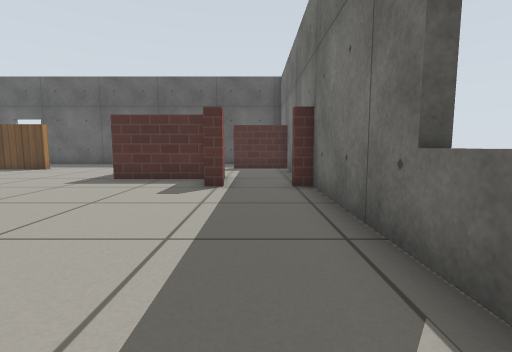
[1] (above)

18 first-person views from a walk through a world built for the Gazebo simulator. The camera is 0.51 m above the floor, tilts 6° down and sees 85° across. The floor is counted in squares, 0.5 m on a side. Each view is taken from the middle of a square. On the plan, view 1 faces up. The plan holds only what a view shows up to about 11 squares ahead; the rest is blank. Simple patterns stand in for the simulator's built-in surfaces.

[2]
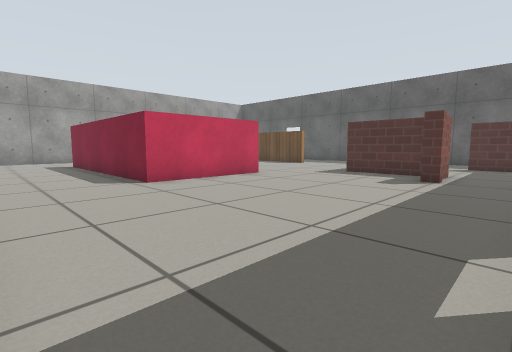

[3]
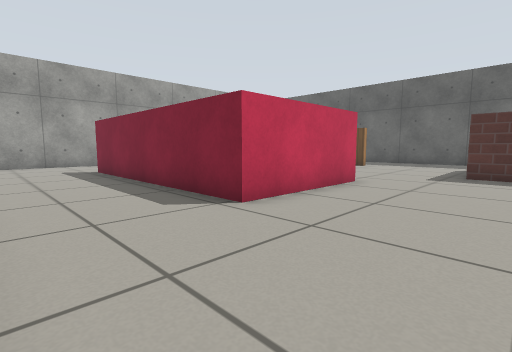

[4]
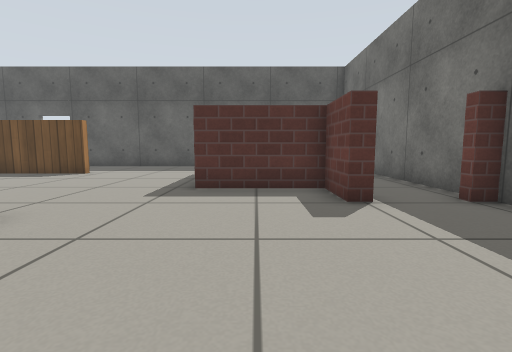

[5]
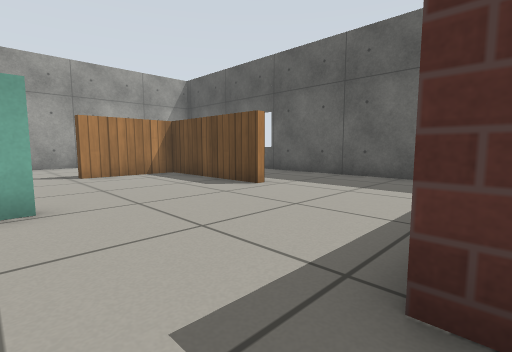

[6]
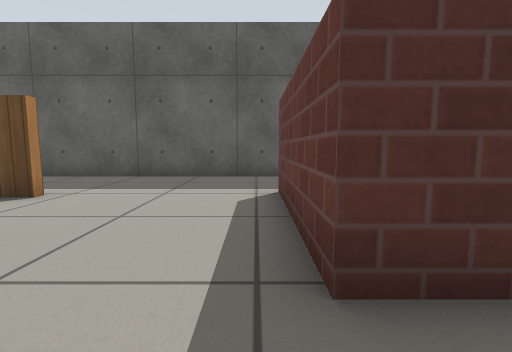

[7]
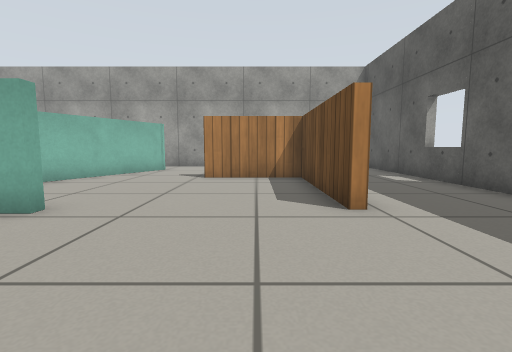

[8]
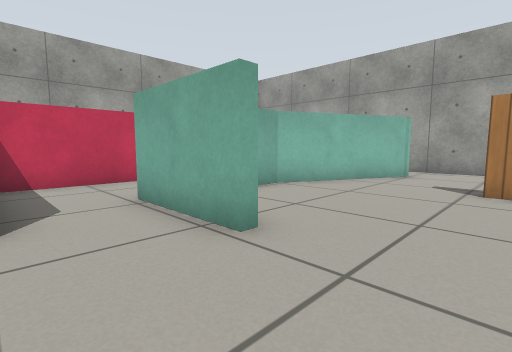

[9]
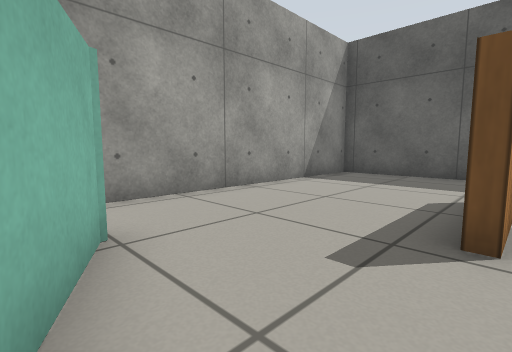

[10]
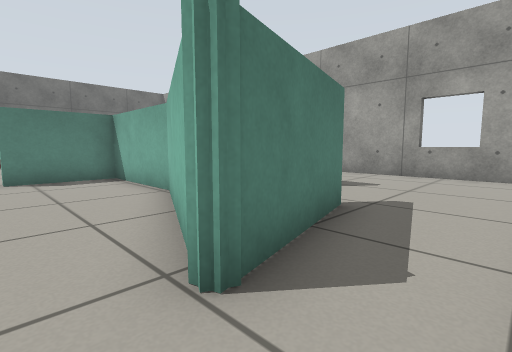

[11]
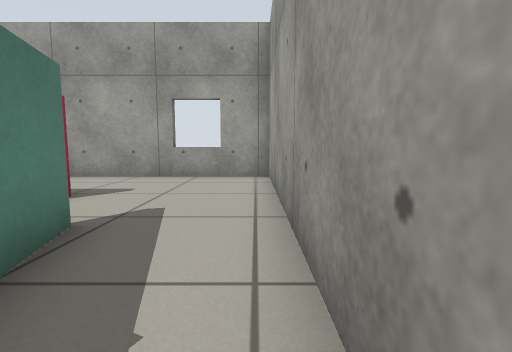

[12]
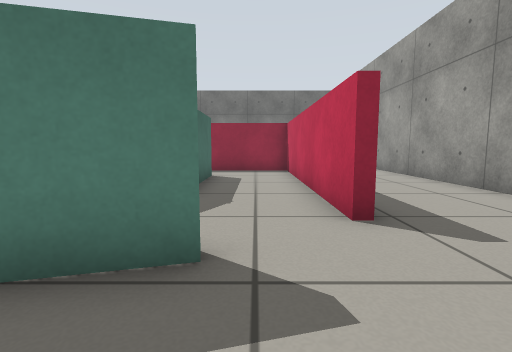

[13]
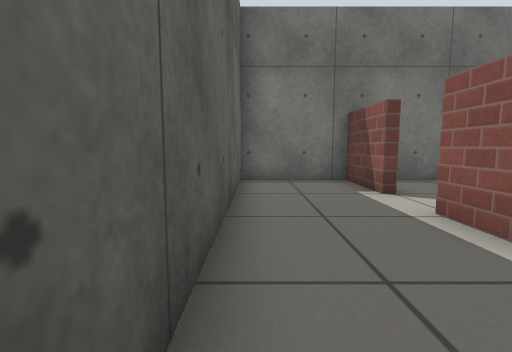

[14]
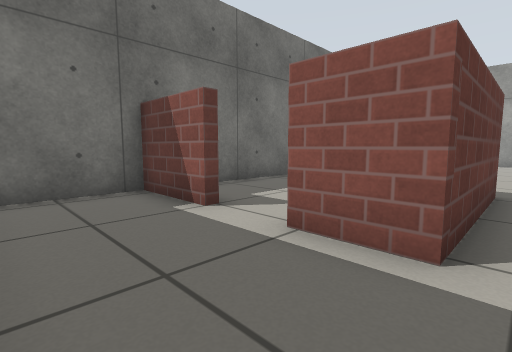

[15]
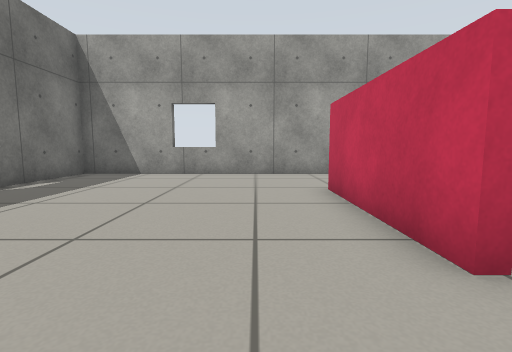

[16]
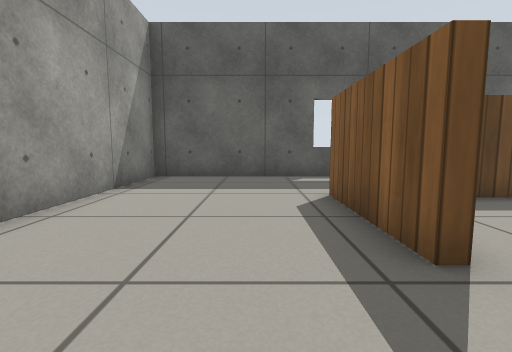

[17]
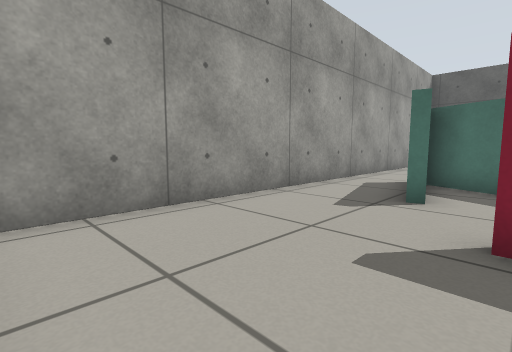

[18]
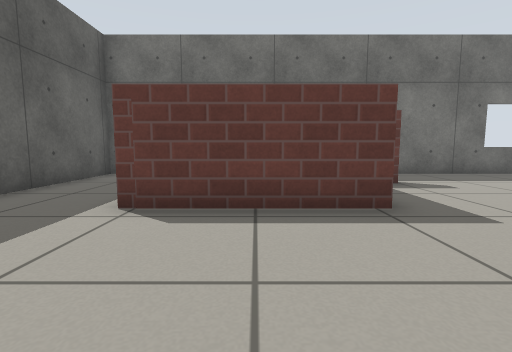

### Floor plan
Ten units are one square. View 1 is at (0, 0); x grows to the right and y downward. Boxes are objects, and circles mark ways between rooms. Rooms are numbered by the first view taken in them; rooms with no view inside come last. Other rooms are left out.
<svg viewBox="-200 -169 219 199">
<path fill="none" stroke="#000" d="M-92 -76 -92 -46 -115 -46M-71 -59 -67 -59 -67 -14 -152 -14 -152 -17 -72 -17M-145 -92 -145 -129M-94 -125 -142 -125 -142 -92M-154 -57 -170 -65M-166 -34 -176 -70M-176 -66 -174 -70 -130 -49 -95 -49 -95 -76M-8 -71 -13 -71 -13 -88 -45 -88 -45 -133 -27 -133M-10 -91 -10 -81M-10 -129 -10 -133 14 -133 14 -164 -194 -164 -194 20M-195 25 14 25 14 -71 9 -71M14 -79 14 -125"/>
<circle cx="-20" cy="-130" r="3" fill="#2a7"/>
<circle cx="0" cy="-85" r="3" fill="#2a7"/>
<text x="-100" y="-70">1</text>
<text x="-10" y="-110">2</text>
</svg>
Room 1 opens to room 2.

Where each view was taken, in squares from view 1:
view 1: 0 up, 0 right, facing up
view 2: 2 down, 1 right, facing up-left
view 3: 2 down, 3 left, facing up-left
view 4: 2 up, 3 left, facing up
view 5: 7 up, 4 left, facing up-left
view 6: 7 up, 5 left, facing up
view 7: 11 up, 5 left, facing left
view 8: 10 up, 7 left, facing down-left
view 9: 6 up, 14 left, facing up-left
view 10: 8 up, 19 left, facing down-right
view 11: 7 up, 19 left, facing down
view 12: 3 up, 19 left, facing right
view 13: 16 up, 7 left, facing right
view 14: 16 up, 5 left, facing down-right
view 15: 8 up, 5 left, facing down
view 16: 7 up, 16 left, facing up
view 17: 2 down, 15 left, facing up-left
view 18: 11 up, 9 left, facing right
